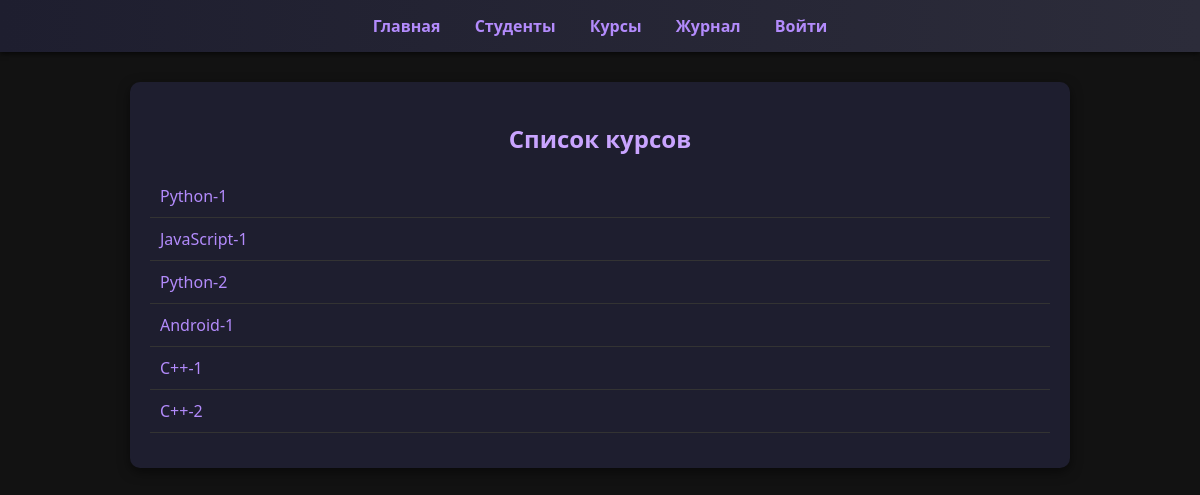
Page /courses/ on the committed database.
### main/models.py (models this page shows)
class Course(models.Model):
    langs = [
        ('py', 'Python'),
        ('js', 'JavaScript'),
        ('c', 'C++'),
        ('an', 'Android'),
    ]
    name = models.CharField(choices=langs, max_length=20, verbose_name="Курс")
    course_num = models.SmallIntegerField(default=1, verbose_name="Номер курса")
    start_date = models.DateField(null=True, verbose_name="Начало курса")
    end_date = models.DateField(null=True, verbose_name="Окончание курса")
    description = models.TextField(blank=True, verbose_name="Описание")
    def __str__(self):
        return f"{self.get_name_display()}-{self.course_num}"

### main/views.py (the view)
# urls.py: path("courses/", views.courses, name="courses"),
def courses(request):
    return render(request, "courses/courses_list.html", {"courses": Course.objects.all()})

### templates/courses/courses_list.html (shortened to what this page needs)
{% extends "base.html" %}
{% block content %}
<h2>Список курсов</h2>
<ul>
{% for c in courses %}
    <li><a href="{% url 'main:course_detail' c.pk %}">{{ c }}</a></li>
{% empty %}
    <li>Нет курсов</li>
{% endfor %}
</ul>
{% endblock %}

### static/css/style.css (style rules this page uses)
body { margin: 0; font-family: 'Segoe UI', Tahoma, sans-serif; background-color: #121212; color: #e0e0e0; }
h1, h2, h3 { color: #c9a4ff; text-align: center; }
ul, table { width: 100%; padding: 0; margin: 15px 0; }
ul li { list-style: none; padding: 10px; border-bottom: 1px solid #333; transition: background 0.3s ease; }
a { color: #b38bfc; text-decoration: none; }

### rows in the picture
Course: name+course_num "Python-1"
Course: name+course_num "JavaScript-1"
Course: name+course_num "Python-2"
Course: name+course_num "Android-1"
Course: name+course_num "C++-1"
Course: name+course_num "C++-2"
